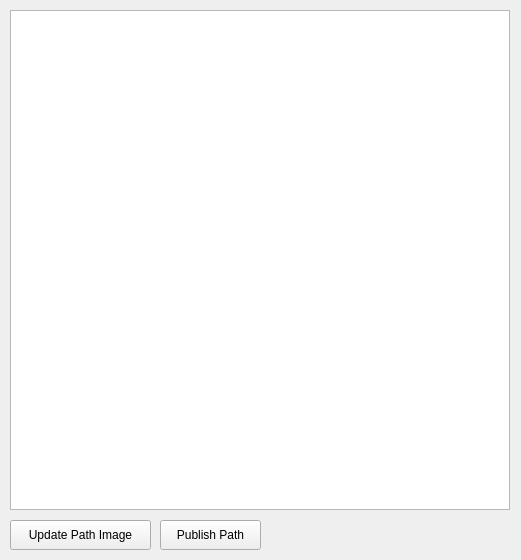
<?xml version="1.0" encoding="UTF-8"?>
<ui version="4.0">
 <class>Form</class>
 <widget class="QWidget" name="Form">
  <property name="geometry">
   <rect>
    <x>0</x>
    <y>0</y>
    <width>521</width>
    <height>560</height>
   </rect>
  </property>
  <property name="windowTitle">
   <string>Path Tracking Simulator</string>
  </property>
  <widget class="QGraphicsView" name="map_graphicsView">
   <property name="geometry">
    <rect>
     <x>10</x>
     <y>10</y>
     <width>500</width>
     <height>500</height>
    </rect>
   </property>
   <property name="sizePolicy">
    <sizepolicy hsizetype="Fixed" vsizetype="Fixed">
     <horstretch>0</horstretch>
     <verstretch>0</verstretch>
    </sizepolicy>
   </property>
   <property name="minimumSize">
    <size>
     <width>500</width>
     <height>500</height>
    </size>
   </property>
   <property name="baseSize">
    <size>
     <width>500</width>
     <height>500</height>
    </size>
   </property>
   <property name="verticalScrollBarPolicy">
    <enum>Qt::ScrollBarAlwaysOff</enum>
   </property>
   <property name="horizontalScrollBarPolicy">
    <enum>Qt::ScrollBarAlwaysOff</enum>
   </property>
   <property name="sceneRect">
    <rectf>
     <x>0.000000000000000</x>
     <y>0.000000000000000</y>
     <width>500.000000000000000</width>
     <height>500.000000000000000</height>
    </rectf>
   </property>
  </widget>
  <widget class="QPushButton" name="update_path_image_pushButton">
   <property name="geometry">
    <rect>
     <x>10</x>
     <y>520</y>
     <width>141</width>
     <height>30</height>
    </rect>
   </property>
   <property name="text">
    <string>Update Path Image</string>
   </property>
  </widget>
  <widget class="QPushButton" name="publish_path_pushButton">
   <property name="geometry">
    <rect>
     <x>160</x>
     <y>520</y>
     <width>101</width>
     <height>30</height>
    </rect>
   </property>
   <property name="text">
    <string>Publish Path</string>
   </property>
  </widget>
 </widget>
 <resources/>
 <connections>
  <connection>
   <sender>publish_path_pushButton</sender>
   <signal>clicked()</signal>
   <receiver>Form</receiver>
   <slot>publish_path()</slot>
   <hints>
    <hint type="sourcelabel">
     <x>177</x>
     <y>529</y>
    </hint>
    <hint type="destinationlabel">
     <x>273</x>
     <y>518</y>
    </hint>
   </hints>
  </connection>
 </connections>
 <slots>
  <slot>publish_path()</slot>
 </slots>
</ui>
